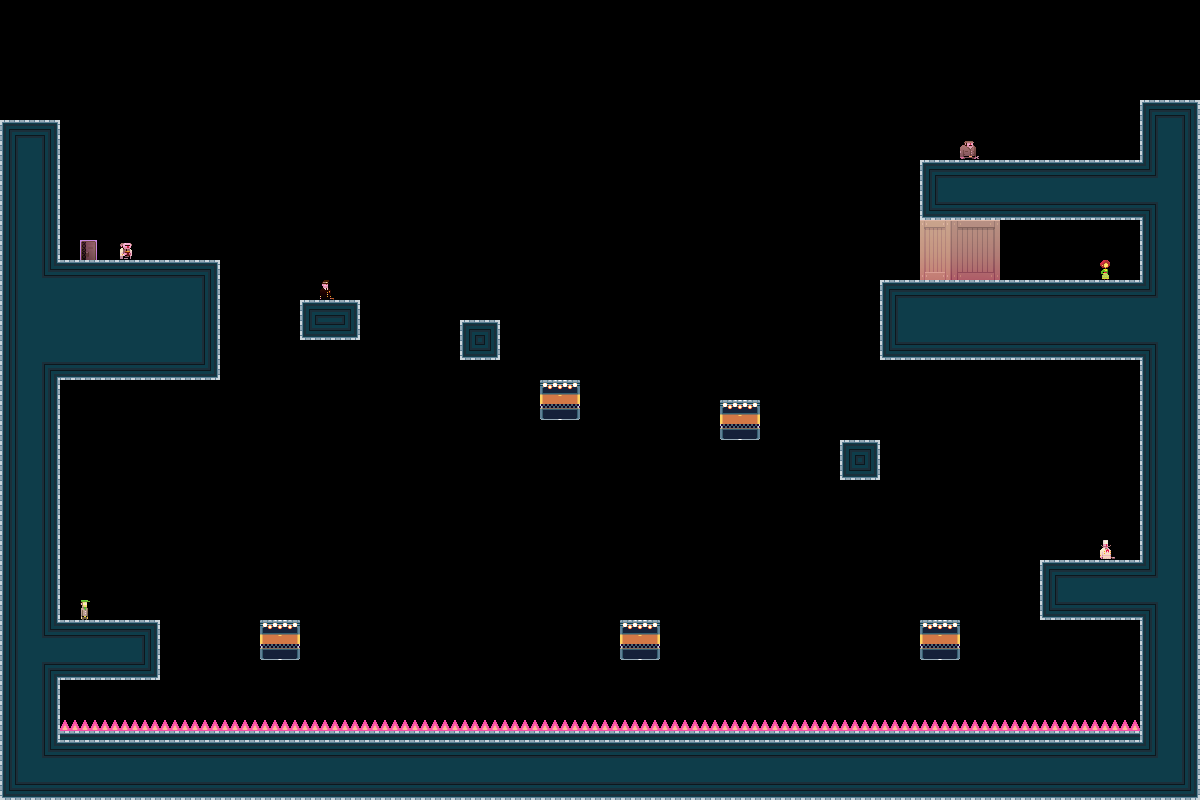

This game map was drawn from its Tiled (.tmx) file and the tilesets committed beside it. A one-line description and the trimmed map source follow:
An orthogonal 60x40 tile map with 20x20 px tiles, 3 tile layers (bg, bg2, dontAutoLoad_sprites) and 19 objects.

<map version="1.0" orientation="orthogonal" width="60" height="40" tilewidth="20" tileheight="20">
 <tileset firstgid="1" name="tiles_newyork" tilewidth="20" tileheight="20">
  <image source="../../../../XNAModeContent/Lemonade/tiles_newyork.png" width="400" height="400" />
  <terraintypes>
   <terrain name="solid" tile="-1" />
  </terraintypes>
  <tile id="8" terrain=",,,0" />
  <tile id="9" terrain=",,0,0" />
  <tile id="10" terrain=",,0,0" />
  <tile id="11" terrain=",,0,0" />
  <tile id="12" terrain=",,0,0" />
  <tile id="13" terrain=",,0,0" />
  <tile id="14" terrain=",,0," />
  <tile id="15" terrain="0,0,0," />
  <tile id="16" terrain="0,0,,0" />
  <tile id="28" terrain=",0,,0" />
  <tile id="34" terrain="0,,0," />
  <tile id="35" terrain="0,,0,0" />
  <tile id="36" terrain=",0,0,0" />
  <tile id="48" terrain=",0,,0" />
  <tile id="54" terrain="0,,0," />
  <tile id="68" terrain=",0,,0" />
  <tile id="74" terrain="0,,0," />
  <tile id="88" terrain=",0,,0" />
  <tile id="94" terrain="0,,0," />
  <tile id="108" terrain=",0,,0" />
  <tile id="114" terrain="0,,0," />
  <tile id="128" terrain=",0,," />
  <tile id="129" terrain="0,0,," />
  <tile id="130" terrain="0,0,," />
  <tile id="131" terrain="0,0,," />
  <tile id="132" terrain="0,0,," />
  <tile id="133" terrain="0,0,," />
  <tile id="134" terrain="0,,," />
  <tile id="194" terrain="0,0,0,0" />
  <tile id="356">
   <properties>
    <property name="LargeCrate" value="" />
   </properties>
  </tile>
  <tile id="380">
   <properties>
    <property name="Andre" value="" />
   </properties>
  </tile>
  <tile id="381">
   <properties>
    <property name="Liselot" value="" />
   </properties>
  </tile>
  <tile id="382">
   <properties>
    <property name="Amsterdaam" value="" />
   </properties>
  </tile>
  <tile id="383">
   <properties>
    <property name="Worker" value="" />
   </properties>
  </tile>
  <tile id="384">
   <properties>
    <property name="Inspector" value="" />
   </properties>
  </tile>
  <tile id="385">
   <properties>
    <property name="Chef" value="" />
   </properties>
  </tile>
  <tile id="386">
   <properties>
    <property name="Exit" value="" />
   </properties>
  </tile>
  <tile id="387">
   <properties>
    <property name="Trampoline" value="" />
   </properties>
  </tile>
  <tile id="388">
   <properties>
    <property name="SmallCrate" value="" />
   </properties>
  </tile>
  <tile id="389">
   <properties>
    <property name="SugarBag" value="" />
   </properties>
  </tile>
 </tileset>
 <layer name="bg" width="60" height="40">
  <data>[2400 cells, 620 non-empty, 34 distinct tile ids]</data>
 </layer>
 <layer name="bg2" width="60" height="40">
  <data>[2400 cells, 4 non-empty, 4 distinct tile ids]</data>
 </layer>
 <objectgroup name="boxes" width="60" height="40">
  <object x="0" y="740" width="1200" height="60" />
  <object x="0" y="120" width="60" height="620" />
  <object x="1140" y="100" width="60" height="640" />
  <object x="60" y="620" width="100" height="60" />
  <object x="260" y="620" width="40" height="40" />
  <object x="620" y="620" width="40" height="40" />
  <object x="920" y="620" width="40" height="40" />
  <object x="300" y="560">
   <polyline points="0,0 260,0" />
  </object>
  <object x="660" y="560">
   <polyline points="0,0 200,0" />
  </object>
  <object x="1040" y="560" width="100" height="60" />
  <object x="980" y="420">
   <polyline points="0,0 0,240" />
  </object>
  <object x="840" y="440" width="40" height="40" />
  <object x="720" y="400" width="40" height="40" />
  <object x="540" y="380" width="40" height="40" />
  <object x="460" y="320" width="40" height="40" />
  <object x="500" y="260">
   <polyline points="0,0 300,0" />
  </object>
  <object x="300" y="300" width="60" height="40" />
  <object x="60" y="260" width="160" height="120" />
 </objectgroup>
 <layer name="dontAutoLoad_sprites" width="60" height="40">
  <data>[2400 cells, 19 non-empty, 19 distinct tile ids]</data>
 </layer>
 <objectgroup name="dontAutoLoad_death" width="60" height="40">
  <object x="60" y="720" width="1080" height="20" />
 </objectgroup>
</map>
